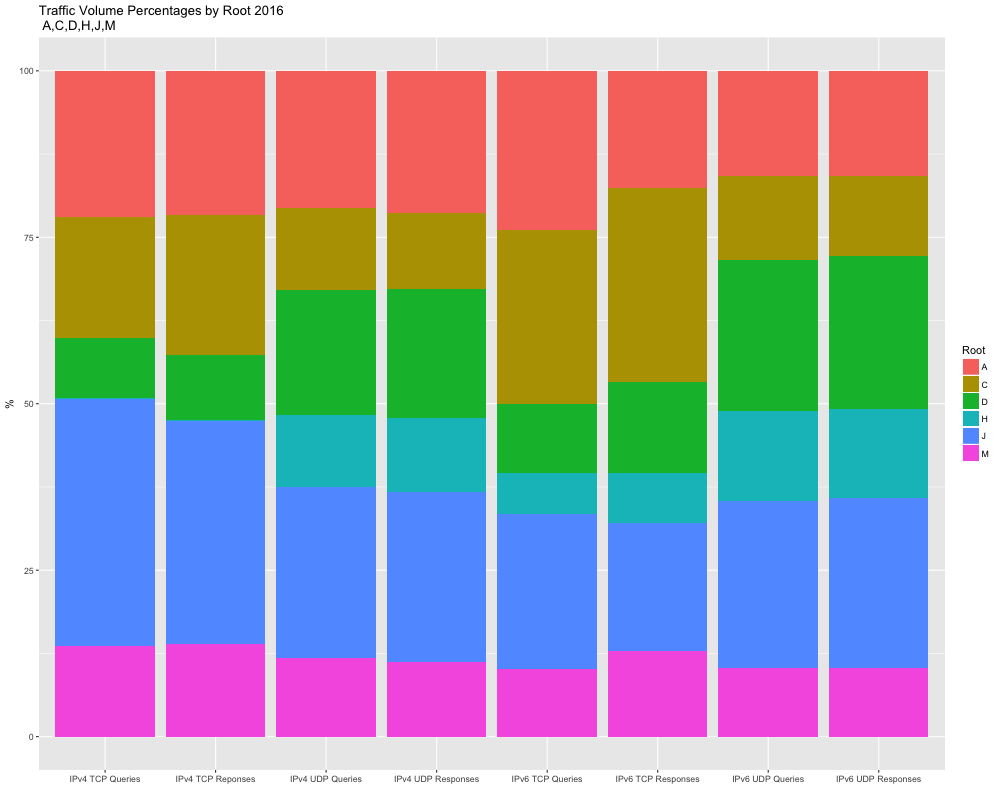

This chart was generated by the following R code:
#!/usr/bin/env Rscript --vanilla
##  The file is part of the RSSAC002 Graphing API.
##
##  The RSSAC002 Graphing API is free software: you can redistribute it and/or modify
##  it under the terms of the GNU General Public License as published by
##  the Free Software Foundation, either version 3 of the License, or
##  (at your option) any later version.
##
##  The RSSAC002 Graphing API is distributed in the hope that it will be useful,
##  but WITHOUT ANY WARRANTY; without even the implied warranty of
##  MERCHANTABILITY or FITNESS FOR A PARTICULAR PURPOSE. See the
##  GNU General Public License for more details.
##
##  You should have received a copy of the GNU General Public License
##  along with this program. If not, see <http://www.gnu.org/licenses/>.
##
##  Copyright (C) 2016, Andrew McConachie, <[email redacted]>
options(warn=1)
source('../rssac002.R') ## Include our RSSAC002 API
library(ggplot2) ## Our graphing library
library(reshape2)

letters <- list('A', 'C', 'D', 'H', 'J', 'M')
startDate <- '2016-01-01'
endDate <- '2017-01-01'

metrics <- list('dns-udp-queries-received-ipv4', 'dns-udp-queries-received-ipv6', 'dns-tcp-queries-received-ipv4', 'dns-tcp-queries-received-ipv6',
                'dns-udp-responses-sent-ipv4', 'dns-udp-responses-sent-ipv6', 'dns-tcp-responses-sent-ipv4', 'dns-tcp-responses-sent-ipv6')
labels <- list('IPv4 UDP Queries', 'IPv6 UDP Queries', 'IPv4 TCP Queries', 'IPv6 TCP Queries', 'IPv4 UDP Responses', 'IPv6 UDP Responses',
               'IPv4 TCP Reponses', 'IPv6 TCP Responses')

## Init some vars
lets <- list()
lets[['agg']] <- list()
for(ll in labels){
    lets[['agg']][[ll]] <- 0
}

## Get values
for(let in letters){
    lets[[let]] <- list()
    for(ii in 1:length(metrics)){
        lets[[let]][[labels[[ii]]]] <- sum(metricsByDate('..', let, startDate, endDate, c('traffic-volume', metrics[[ii]])), na.rm=TRUE)
        lets[['agg']][[labels[[ii]]]] <- lets[['agg']][[labels[[ii]]]] + lets[[let]][[labels[[ii]]]]
    }
}

## Compute percents
for(let in letters){
    for(ii in 1:length(metrics)){
        lets[[let]][[labels[[ii]]]] <- round(lets[[let]][[labels[[ii]]]] / lets[['agg']][[labels[[ii]]]] * 100, digits=2)
    }
}

## Draw stuff
packets <- melt(data.frame(labels=names(lets[['A']]), A=unlist(lets[['A']]), C=unlist(lets[['C']]), D=unlist(lets[['D']]), H=unlist(lets[['H']]), J=unlist(lets[['J']]),
                           M=unlist(lets[['M']])), id='labels', variable.name='Root')

png(filename='ex12.png', width=1000, height=800)
ggplot(packets, aes(x=labels, y=value, fill=Root)) +
    labs(title = 'Traffic Volume Percentages by Root 2016\n ' %.% paste(letters, collapse=','), x="", y="%") +
        geom_bar(stat='identity', position='stack')

